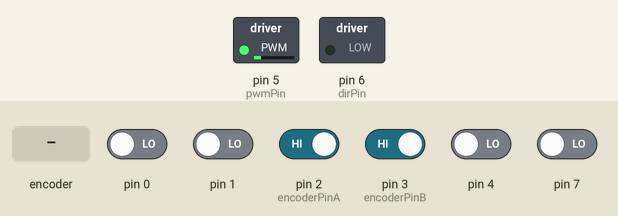
This sketch was run on a simulated Arduino Uno, built for the host (arithmetic inside an expression is 32-bit, double 64-bit). Parts: switched loads named in the sketch (green lamp = pin HIGH). Inputs (shaded band) come from the test bench; at power-on: pin 2 (encoderPinA), pin 3 (encoderPinB) HIGH, pin 0, pin 1, pin 4, pin 7 LOW.

Above: at 1.25 s.
1.3 s: rotary encoder on pin 2 (encoderPinA) / pin 3 (encoderPinB) turned 3 steps (first pin leading)
At 3.75 s:
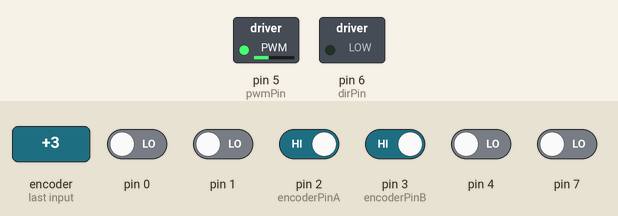
At 12.5 s:
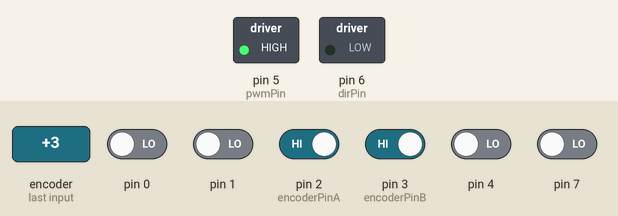
Timing chart, 0 to 14.0 s (numbered marks = the images above; inputs shaded):
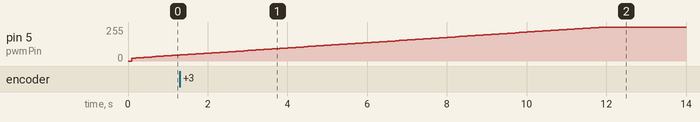

The sketch:

pid_test.ino
```cpp
// http://brettbeauregard.com/blog/2011/04/improving-the-beginners-pid-introduction/
// https://github.com/imax9000/Arduino-PID-Library

#include <PID_v2.h>
#include "CytronMotorDriver.h"
#include "EncoderSpeedEstimator.h"

//Pins fuer PWM und direction
int pwmPin = 5;
int dirPin = 6;
CytronMD20A motor(pwmPin, dirPin);

double Kp = 0.20, Ki = 0.20, Kd = 0;
PID_v2 motorPID(Kp, Ki, Kd, PID::Direct);

EncoderSpeedEstimator& encoder = EncoderSpeedEstimator::getInstance();

void setup()
{
  // PWM
  motorPID.SetOutputLimits(0, 255);
  //sample time in ms for stability
  motorPID.SetSampleTime(100);
  // input_, currentOutput, setpoint_
  motorPID.Start(0,0,100);

  encoder.setup();

  // debug
  Serial.begin(115200);
  while(!Serial);
}

void loop()
{
  // Read the position in an atomic block to avoid a potential
  // misread if the interrupt coincides with this code running
  // see: https://www.arduino.cc/reference/en/language/variables/variable-scope-qualifiers/volatile/
  int measuredVelocity = 0;
  measuredVelocity = encoder.getRPM();

  const double output = motorPID.Run(measuredVelocity);
  motor.setSpeed((int)output);
}
```

EncoderSpeedEstimator.h
```cpp
#ifndef ENCODERSPEEDESTIMATOR_H
#define ENCODERSPEEDESTIMATOR_H

#include "Arduino.h" // must be included

//faster than digitalRead()
#define readA bitRead(PIND,encoderPinA)
#define readB bitRead(PIND,encoderPinB)


class EncoderSpeedEstimator
{
private:
  EncoderSpeedEstimator(){};

public:
  inline static EncoderSpeedEstimator& getInstance() {
    static EncoderSpeedEstimator instance;
    return instance;
  }

public:
  // ServoCity
  // 5203 Series Yellow Jacket Planetary Gear Motor
  // Ratio: 19.2:1 Ratio
  // 28 pulse per revolution at the motor
  // 537.6 = 28 * 19.2 pulse per revolution (at the output)
  const float PPR = 537.6;
  const float radPerPulse = (2.0f * PI * 1000000.0f) / PPR;

  // pins
  int encoderPinA = 2;
  int encoderPinB = 3;


  // high precision speed measurement
  volatile unsigned long last_change_time = 0;
  volatile float velocity = 0;
  volatile float dir = 0.0f;
                // 1 = CW
                // 0 = Stationary
                // -1 = CCW

  // mean speed measurement
  volatile int count;
  unsigned long last_mean_time = 0;
  float mean_velocity = 0;

  // filtered speed
  float filtered_velocity = 0;


  void setup()
  {
    pinMode(encoderPinA, INPUT);
    pinMode(encoderPinB, INPUT);

    attachInterrupt(digitalPinToInterrupt(encoderPinA), callA, CHANGE);
    attachInterrupt(digitalPinToInterrupt(encoderPinB), callB, CHANGE);

    last_change_time = micros();
    last_mean_time = micros();
  }

  void updateVelocity()
  {
    count++;

    unsigned long current_time = micros();

    float dt = (current_time - last_change_time);
    float v = radPerPulse / dt * dir; // rad/s

    const float alpha = 0.05;
    velocity = velocity*(1.0f - alpha) + v*alpha;

    // update time
    last_change_time = current_time;
  }

  inline static void callA() { getInstance().onA(); }
  inline static void callB() { getInstance().onB(); }

  void onA() {
    updateVelocity();

    if(readA == readB) {
      dir = -1.0f;
    } else {
      dir = 1.0f;
    }
  }

  void onB() {
    updateVelocity();

    if(readA != readB) {
      dir = -1.0f;
    } else {
      dir = 1.0f;
    }
  }

  // the loop function runs over and over again forever
  float getVelocity()
  {
    return velocity;
  }

  float getRPM()
  {
    return velocity / (2.0f*PI) * 60.0;
  }

};

#endif
```

CytronMotorDriver.cpp
```cpp
#include "CytronMotorDriver.h"

// this is for ESP32
//int CytronMD::pwmChannel = 2;

CytronMD::CytronMD(MODE mode, uint8_t pin1, uint8_t pin2)
{
  _mode = mode;
  _pin1 = pin1;
  _pin2 = pin2;

  pinMode(_pin1, OUTPUT);
  pinMode(_pin2, OUTPUT);

  digitalWrite(_pin1, LOW);
  digitalWrite(_pin2, LOW);

/*
  // This is for ESP32
  // Setting PWM properties
  const int freq = 20000;
  const int resolution = 8;

  // configure LED PWM functionalitites
  ledcSetup(pwmChannel, freq, resolution);

  // attach the channel to the GPIO to be controlled
  ledcAttachPin(_pin1, pwmChannel);
  _pin1 = pwmChannel;
  pwmChannel++;
*/
}

void CytronMD::setSpeed(int16_t speed)
{
  // Make sure the speed is within the limit.
  if (speed > 255) {
    speed = 255;
  } else if (speed < -255) {
    speed = -255;
  }

  // Set the speed and direction.
  switch (_mode) {
    case PWM_DIR:
      if (speed >= 0) {
        analogWrite(_pin1, speed);
        //ledcWrite(_pin1, speed);
        digitalWrite(_pin2, LOW);
      } else {
        analogWrite(_pin1, -speed);
        //ledcWrite(_pin1, -speed);
        digitalWrite(_pin2, HIGH);
      }
      break;

    case PWM_PWM:
      if (speed >= 0) {
        analogWrite(_pin1, speed);
        analogWrite(_pin2, 0);
      } else {
        analogWrite(_pin1, 0);
        analogWrite(_pin2, -speed);
      }
      break;
  }
}
```

CytronMotorDriver.h
```cpp
// https://github.com/CytronTechnologies/CytronMotorDriver

#ifndef CYTRON_MOTOR_DRIVER_H
#define CYTRON_MOTOR_DRIVER_H

#include <Arduino.h>

enum MODE {
  PWM_DIR,
  PWM_PWM,
};

class CytronMD
{
  public:
    CytronMD(MODE mode, uint8_t pin1, uint8_t pin2);
    void setSpeed(int16_t speed);

  public:
    MODE _mode;
  	uint8_t _pin1;
    uint8_t _pin2;

  // this is for ESP32
  //private:
  //  static int pwmChannel;
};


class CytronMD20A : public CytronMD
{
  public:
    CytronMD20A(uint8_t pwmPin, uint8_t dirPin) : CytronMD(PWM_DIR, pwmPin, dirPin) {};
};

/*
class CytronMD13S : public CytronMD
{
  public:
    CytronMD13S(uint8_t pwmPin, uint8_t dirPin) : CytronMD(PWM_DIR, pwmPin, dirPin) {};
};
*/

#endif
```
